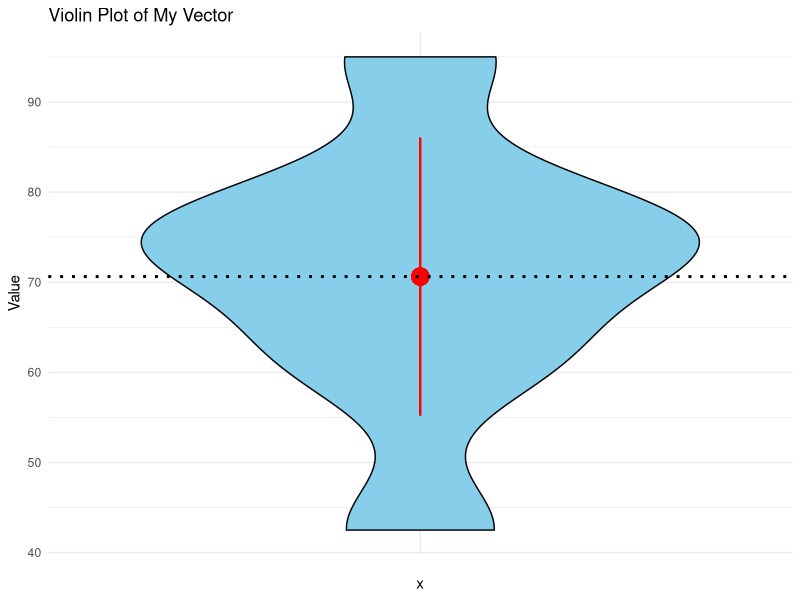
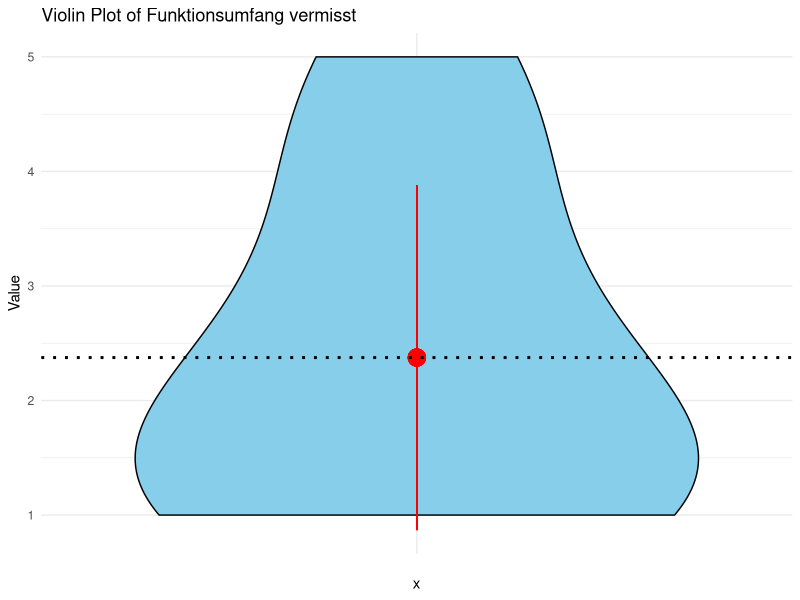
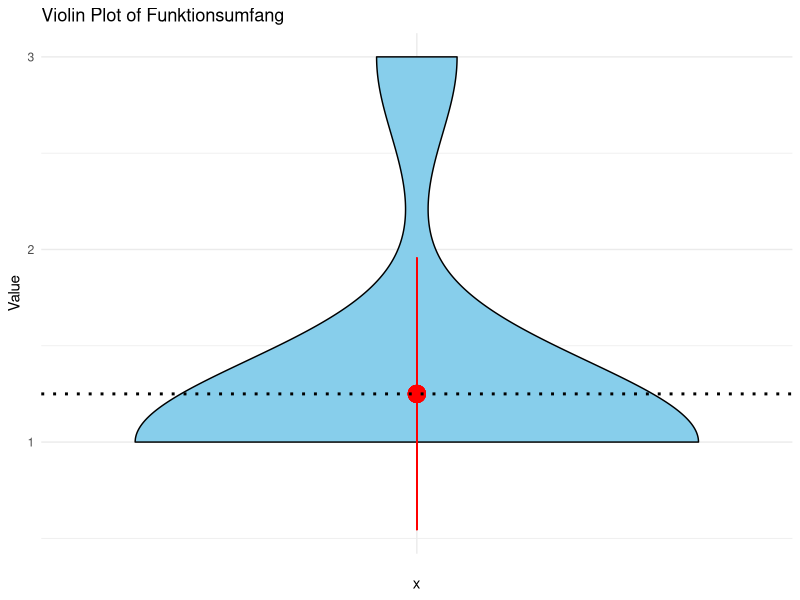

Here is the R script that generated these plots, in order:
setwd("C:/Users/User/Desktop/Code/UXeval")
eval_dat <- read.csv("Evaluation.csv")
eval_dat

# Age
max_age <- max(eval_dat$Q13_Age) # 26
min_age <- min(eval_dat$Q13_Age) # 22.125
mean_age <- mean(eval_dat$Q13_Age) # 20
max_age
min_age
mean_age

# Gender
genders <- table(eval_dat$Q12_Gender)
genders
# Weiblich: Männlich: Divers:
# 4         3         1 

education <- table(eval_dat$Q14_Bildung)
education
# Abitur:
# 5

# SUS-Fragebogen

q1 <- eval_dat$Q03_System.Usability.Scale..Ich.kann.mir.sehr.gut.vorstellen..die.App.regelmäßig.zu.nutzen. - 1
q3 <- eval_dat$Q03_System.Usability.Scale..Ich.empfinde.die.App.als.einfach.zu.nutzen. - 1
q5 <- eval_dat$Q03_System.Usability.Scale..Ich.finde..dass.die.verschiedenen.Funktionen.der.App.gut.integriert.sind. - 1
q7 <- eval_dat$Q03_System.Usability.Scale..Ich.kann.mir.vorstellen..dass.die.meisten.Leute.die.App.schnell.zu.beherrschen.lernen. - 1
q9 <- eval_dat$Q03_System.Usability.Scale..Ich.habe.mich.bei.der.Nutzung.der.App.sehr.sicher.gefühlt. - 1

q2 <- 5 - eval_dat$Q03_System.Usability.Scale..Ich.empfinde.die.App.als.unnötig.komplex.
q4 <- 5 - eval_dat$Q03_System.Usability.Scale..Ich.denke..dass.ich.technischen.Support.brauchen.würde..um.die.App.zu.nutzen.
q6 <- 5 - eval_dat$Q03_System.Usability.Scale..Ich.finde..dass.es.in.der.App.zu.viele.Inkonsistenzen.gibt.
q8 <- 5 - eval_dat$Q03_System.Usability.Scale..Ich.empfinde.die.Bedienung.als.sehr.umständlich.
q10 <- 5 - eval_dat$Q03_System.Usability.Scale..Ich.musste.eine.Menge.Dinge.lernen..bevor.ich.mit.der.App.arbeiten.konnte.


sus_scores <- 2.5 * (q1 + q2 + q3 + q4 + q5 + q6 + q7 + q8 + q9 + q10)

sus_mean <- mean(sus_scores)
sus_mean
sus_sd <- sd(sus_scores)
sus_sd

df <- data.frame(value = sus_scores)

library(ggplot2)

ggplot(df, aes(x = "", y = value)) + 
  geom_violin(fill = "skyblue", color = "black") + 
  geom_pointrange(aes( y = sus_mean, ymin = sus_mean - sus_sd, ymax = sus_mean + sus_sd),
                  color = "red", size = 1.2) + 
  geom_hline(yintercept = sus_mean, color = "black", linetype = "dotted", linewidth = 1) +
  labs(title = "Violin Plot of My Vector", 
       y = "Value") + 
  theme_minimal()

# Funktionsumfangsfragen

f6 <- eval_dat$Q06_Funktionsumfang.vermisst..Funktionsumfang
f6_mean <- mean(f6)
f6_mean # 2.375


f8 <- eval_dat$Q08..Funktionsumfang
f8_mean <- mean(f8)
f8_mean # 1.25

f6_sd <- sd(f6)
f8_sd <- sd(f8)


ggplot(data.frame(value = f6), aes(x = "", y = value)) + 
  geom_violin(fill = "skyblue", color = "black") + 
  geom_pointrange(aes( y = f6_mean, ymin = f6_mean - f6_sd, ymax = f6_mean + f6_sd),
                  color = "red", size = 1.2) + 
  geom_hline(yintercept = f6_mean, color = "black", linetype = "dotted", linewidth = 1) +
  labs(title = "Violin Plot of Funktionsumfang vermisst", 
       y = "Value") + 
  theme_minimal()

ggplot(data.frame(value = f8), aes(x = "", y = value)) + 
  geom_violin(fill = "skyblue", color = "black") + 
  geom_pointrange(aes( y = f8_mean, ymin = f8_mean - f8_sd, ymax = f8_mean + f8_sd),
                  color = "red", size = 1.2) + 
  geom_hline(yintercept = f8_mean, color = "black", linetype = "dotted", linewidth = 1) +
  labs(title = "Violin Plot of Funktionsumfang", 
       y = "Value") + 
  theme_minimal()
